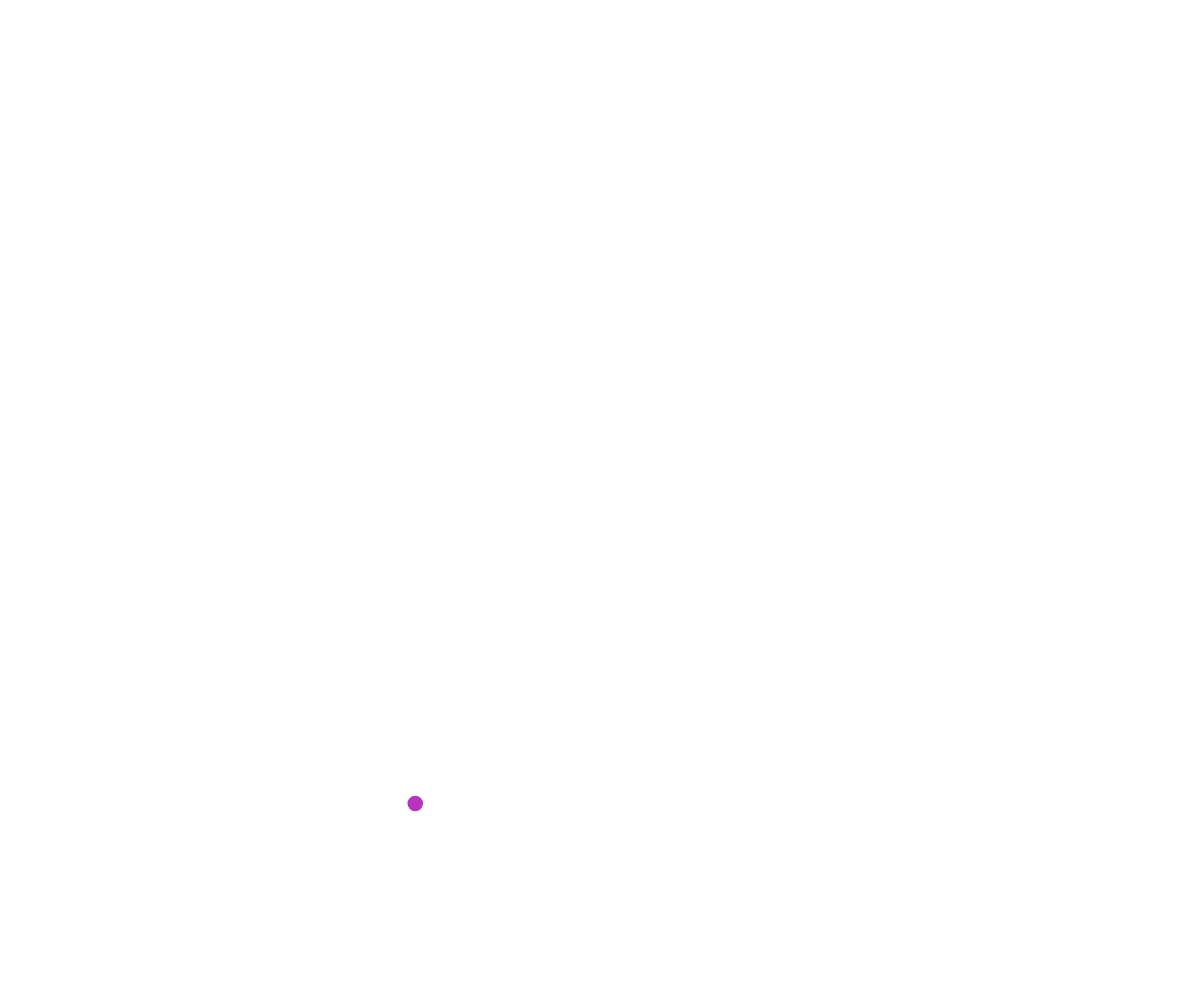
Frame 1 (no input)
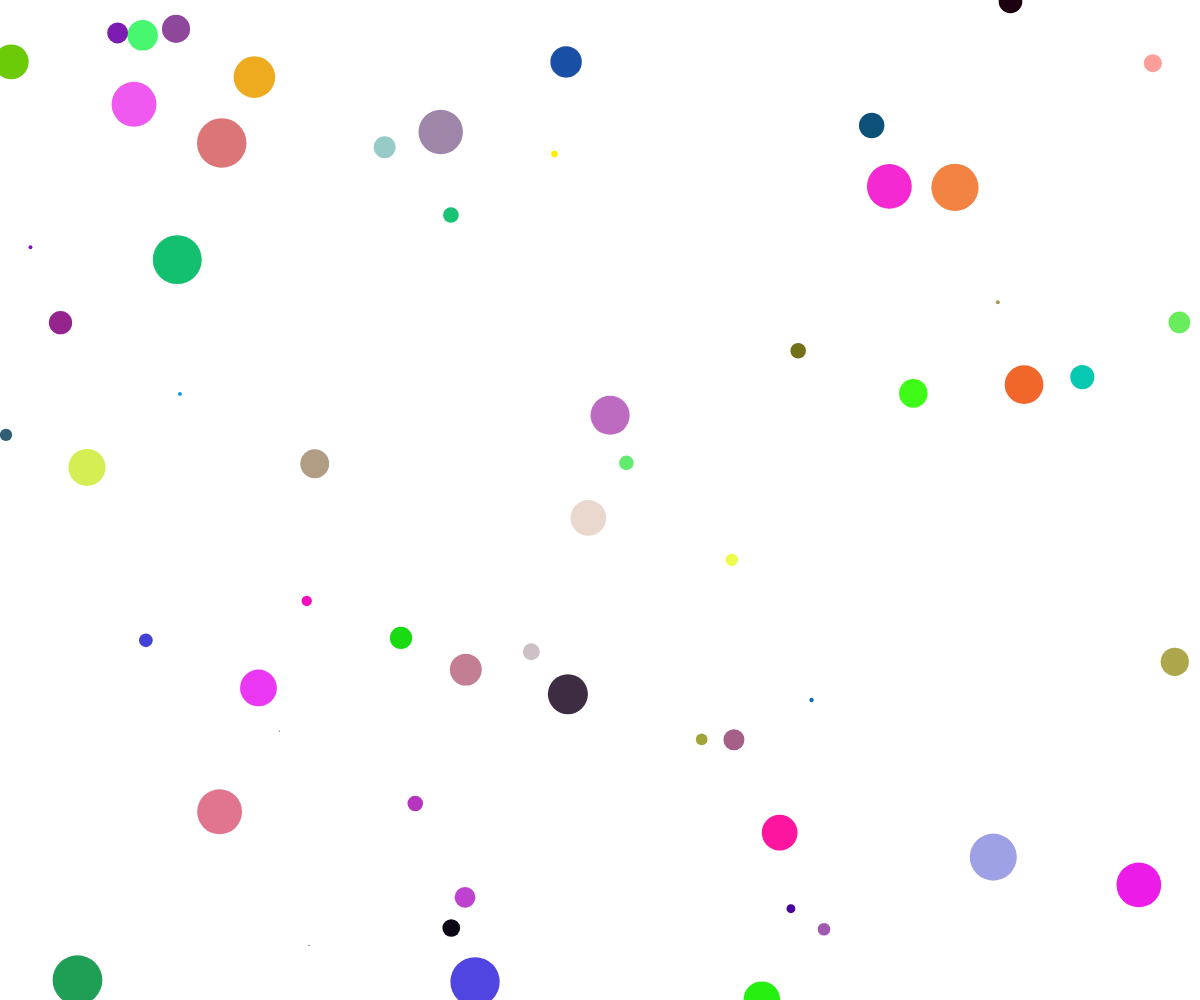
Frame 60 (no input)
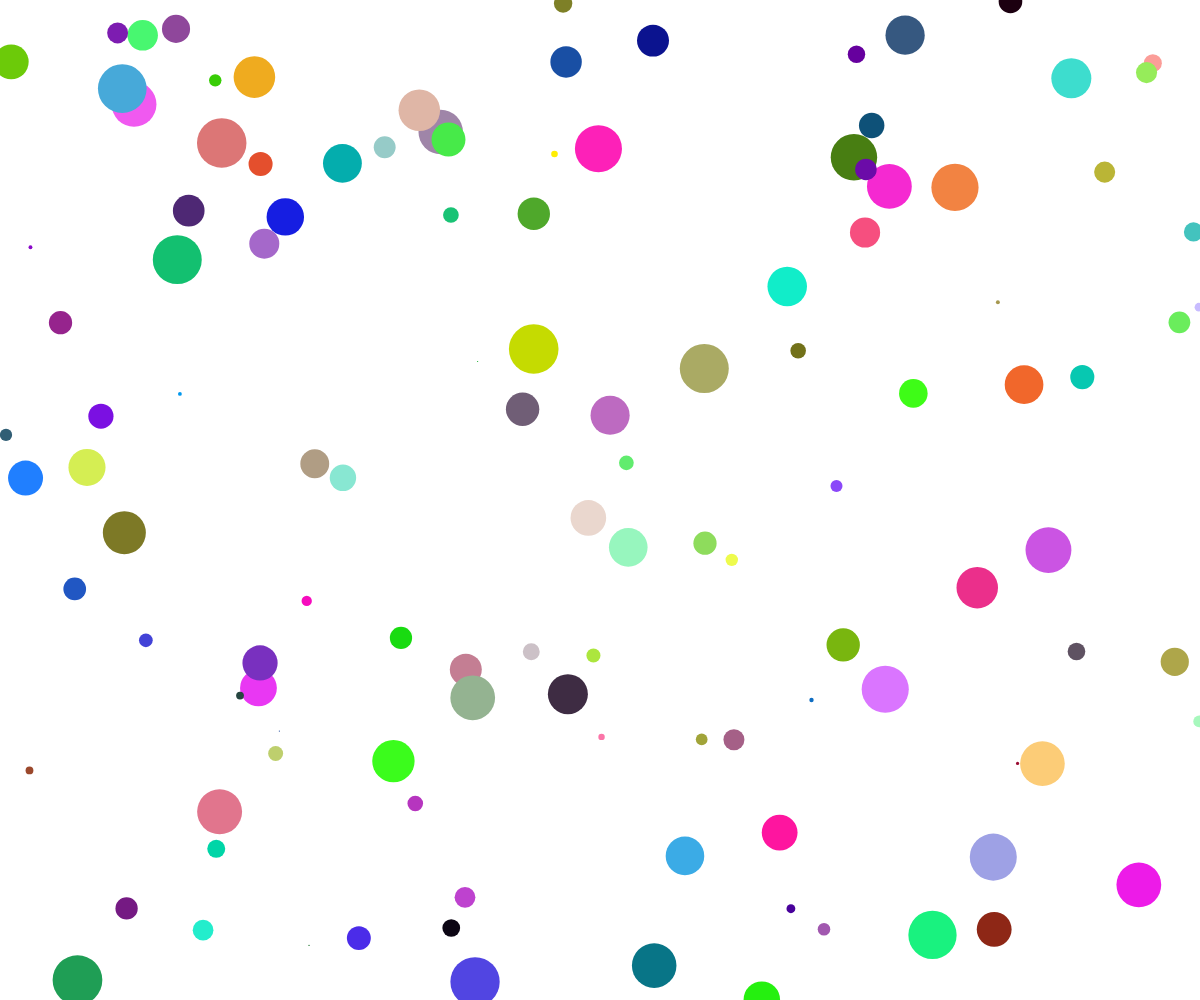
Frame 120 (the mouse pressed at the canvas centre since frame 60)

The p5.js sketch that drew these frames (run headless with seeded random() and noise() and a simulated clock; from frame 60 on, the mouse is pressed at the canvas centre):

// p5.js sketch
// ── sketch.js
// Project Title
// Your Name
// Date
//
// Extra for Experts:
// - describe what you did to take this project "above and beyond"


async function setup() {
  createCanvas(windowWidth, windowHeight);
  noStroke();
}

function draw() {
  createCircles();
}

function createCircles() {
  fill(random(255), random(255), random(255));
  circle(random(0, width), random(0, height), random(1, 50));
}
